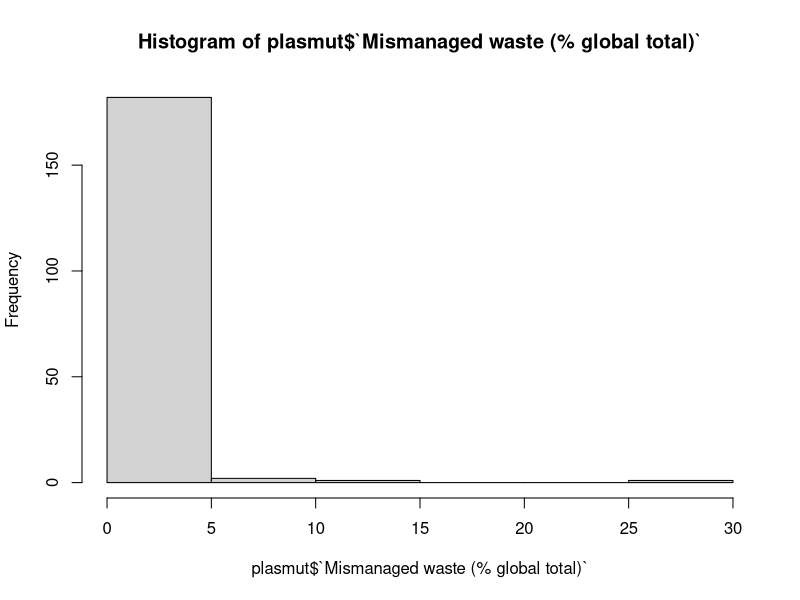
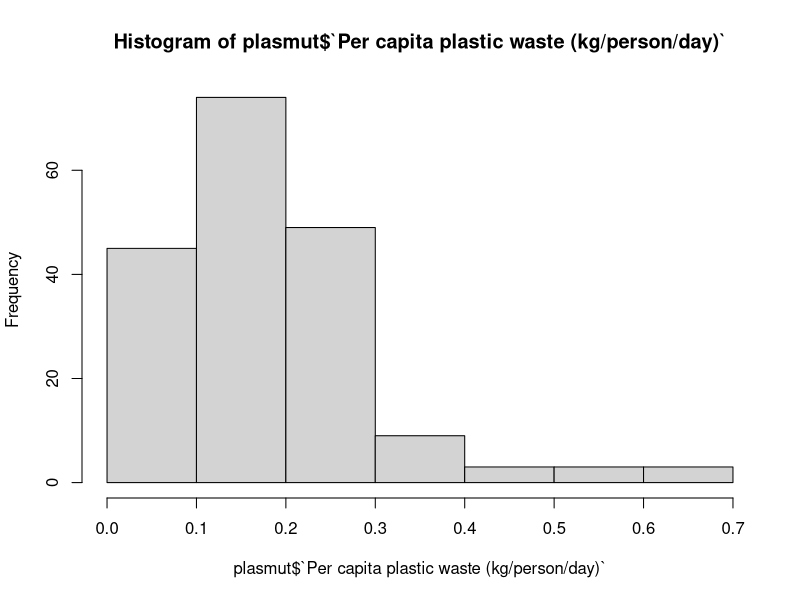
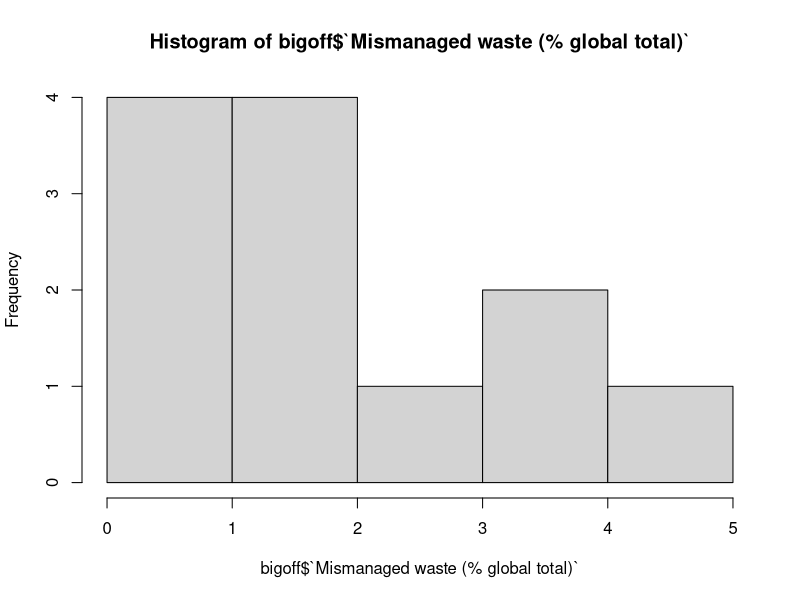
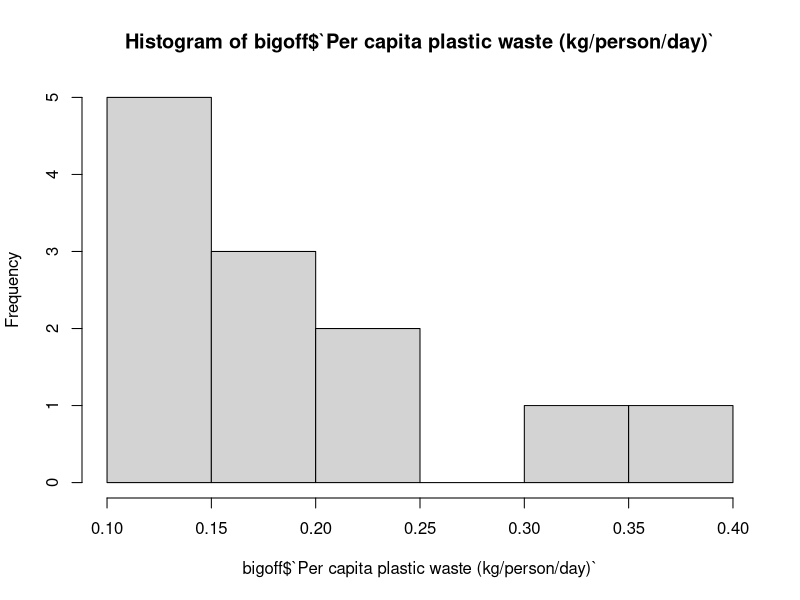

These figures' R source, in order:
## ---- chunk 1
library(dplyr)
library(tidyverse)
library(ggplot2)
library(readr)
## ---- chunk 2
plastpro <- read_csv("archive-2/global-plastics-production.csv")
mismanplast <- read_csv("archive-2/mismanaged-waste-global-total.csv")
plastwstpercap <- read_csv("archive-2/plastic-waste-per-capita.csv")
str(plastpro)
str(mismanplast)
str(plastwstpercap)
## ---- chunk 3
plastprodat <- plastpro %>% select(Year, `Global plastics production (million tonnes)`)
 plastplot <- ggplot(data = plastprodat, aes(plastprodat$Year, plastprodat$`Global plastics production (million tonnes)`)) +
            geom_point() +
            geom_abline() +
            labs(x="Year", y = "Global Plastics Production", title = "Global Plastics Production
                 In Million Tonnes")
## ---- chunk 4
mismanplastdat <- mismanplast %>% select(Entity, `Mismanaged waste (% global total)`)
plastwstpercapdat  <- plastwstpercap %>% select(Entity, `Per capita plastic waste (kg/person/day)`)
plasmut <- right_join(mismanplastdat, plastwstpercapdat)
hist(plasmut$`Mismanaged waste (% global total)`)
hist(plasmut$`Per capita plastic waste (kg/person/day)`)

## ---- chunk 5
plwstpcdatmean <- mean(plastwstpercapdat$`Per capita plastic waste (kg/person/day)`)
mismanmean <- mean(mismanplastdat$`Mismanaged waste (% global total)`)
bigoff <- plasmut %>% filter(`Mismanaged waste (% global total)`> mean(`Mismanaged waste (% global total)`)) %>% filter(`Per capita plastic waste (kg/person/day)`> mean(`Per capita plastic waste (kg/person/day)`)) %>% select(Entity, `Mismanaged waste (% global total)`, `Per capita plastic waste (kg/person/day)`)
hist(bigoff$`Mismanaged waste (% global total)`)
hist(bigoff$`Per capita plastic waste (kg/person/day)`)
## ---- chunk 6
bigoffplot <- ggplot(bigoff, aes(Entity, bigoff$`Per capita plastic waste (kg/person/day)`)) +
        geom_point() +
        labs(x="Country", y="Per Capita Plastic Waste (kg/person/day)", title = "Biggest Per Capita Waste by Country 2010")
## ---- chunk 7
bigoffplot_2 <- ggplot(bigoff, aes(Entity, bigoff$`Mismanaged waste (% global total)`)) +
        geom_point() +
        labs(x="Country", y= "Mismanaged waste (% global total)", title= "Most Mismanaged Waste as a % of the Global Total (2010)")
                            
